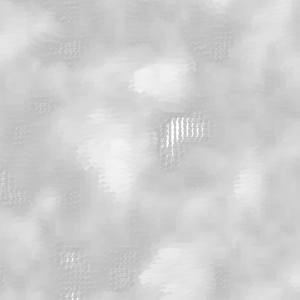
Frame 1 (no input)
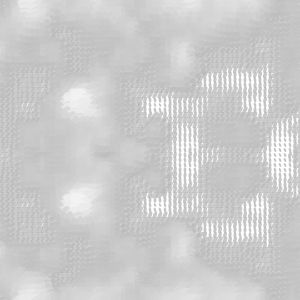
Frame 60 (the mouse pressed at the canvas centre just before this capture)
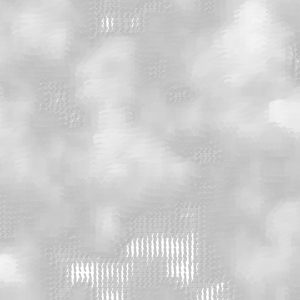
Frame 120 (the mouse held since frame 60 and released just before this capture)

The Processing sketch that drew these frames (run headless with seeded random() and noise(); from frame 60 on, the mouse is pressed at the canvas centre):

// Processing sketch: sec05NoiseAnimation
// ── sec05NoiseAnimation.pde
float xStart, xNoise, yStart, yNoise;
float xStartNoise, yStartNoise;

void setup() {
    size(300, 300);
    smooth();
    background(255);
    frameRate(24);
    
    xStartNoise = random(20);
    yStartNoise = random(20);
    xStart = random(10);
    yStart = random(10);
}

void draw() {
    background(255);

    xStartNoise += 0.01;
    yStartNoise += 0.01;
    xStart += (noise(xStartNoise) * 0.5) - 0.25;
    yStart += (noise(yStartNoise) * 0.5) - 0.25;

    xStart += 0.01;
    yStart += 0.01;

    xNoise = xStart;
    yNoise = yStart;

    for (int y = 0; y <= height; y+=5) {
        yNoise += 0.1;
        xNoise = xStart;
        for (int x = 0; x <= width; x+=5) {
            xNoise += 0.1;
            drawPoint(x, y, noise(xNoise, yNoise));
        }
    }
}

// ブロックの集合のような描画
// void drawPoint(float x, float y, float noiseFactor) {
//     float len = 10 * noiseFactor;
//     rect(x, y, len, len);
// }

// すね毛の集合のような描画
// void drawPoint(float x, float y, float noiseFactor) {
//     pushMatrix();
//     translate(x, y);
//     rotate(noiseFactor * radians(360));
//     stroke(0, 150);
//     line(0, 0, 20, 0);
//     popMatrix();
// }

// ふんわりした雪の集合のような描画
void drawPoint(float x, float y, float noiseFactor) {
    pushMatrix();
    translate(x, y);
    rotate(noiseFactor * radians(540));

    float edgeSize = noiseFactor * 35;
    float grey = 150 + (noiseFactor * 120);
    float alph = 150 + (noiseFactor * 120);
    noStroke();
    fill(grey, alph);
    ellipse(0, 0, edgeSize, edgeSize/2);
    popMatrix();
}
